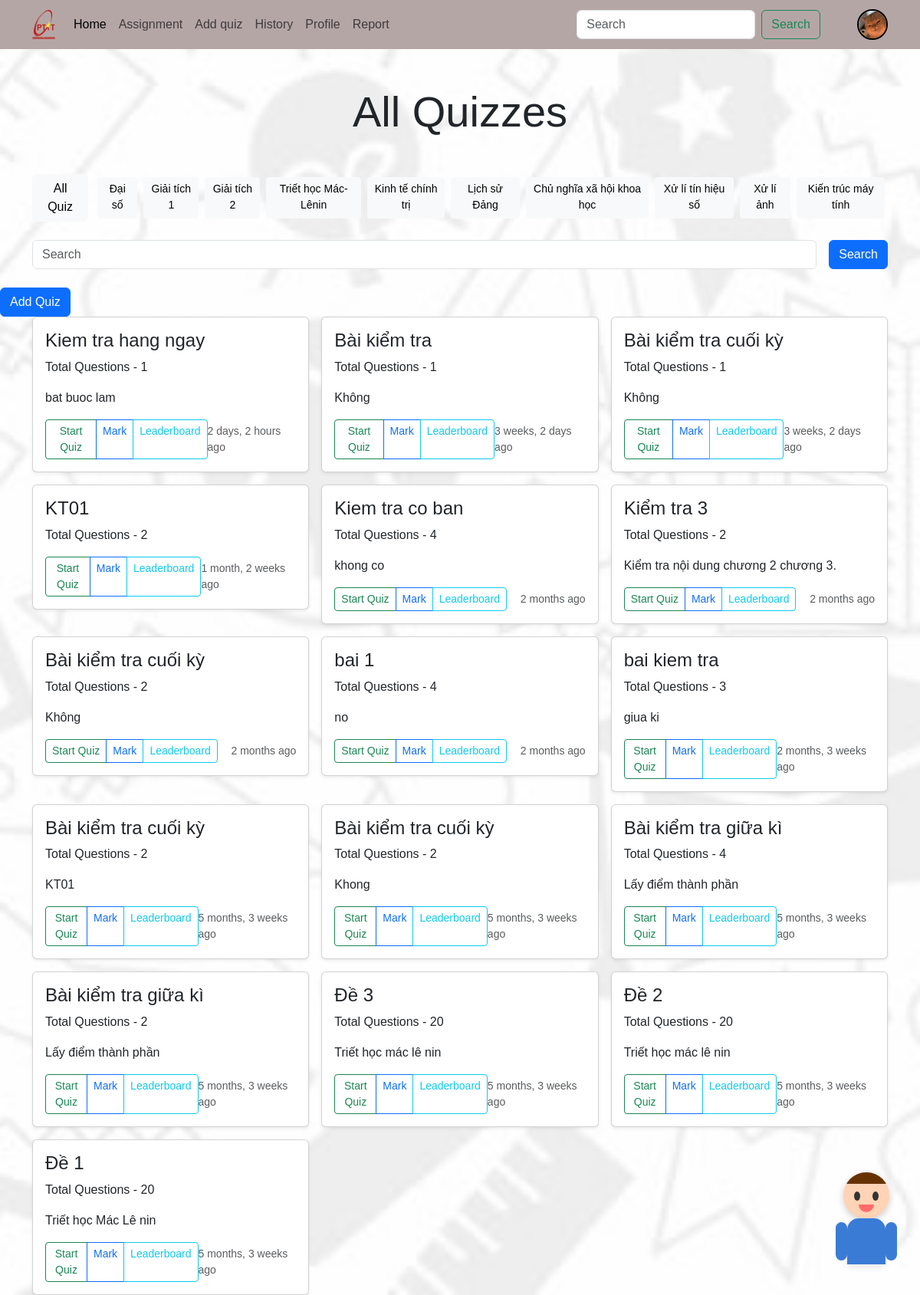
Before: /quiz/all_quiz/ (signed in) with the older database file.
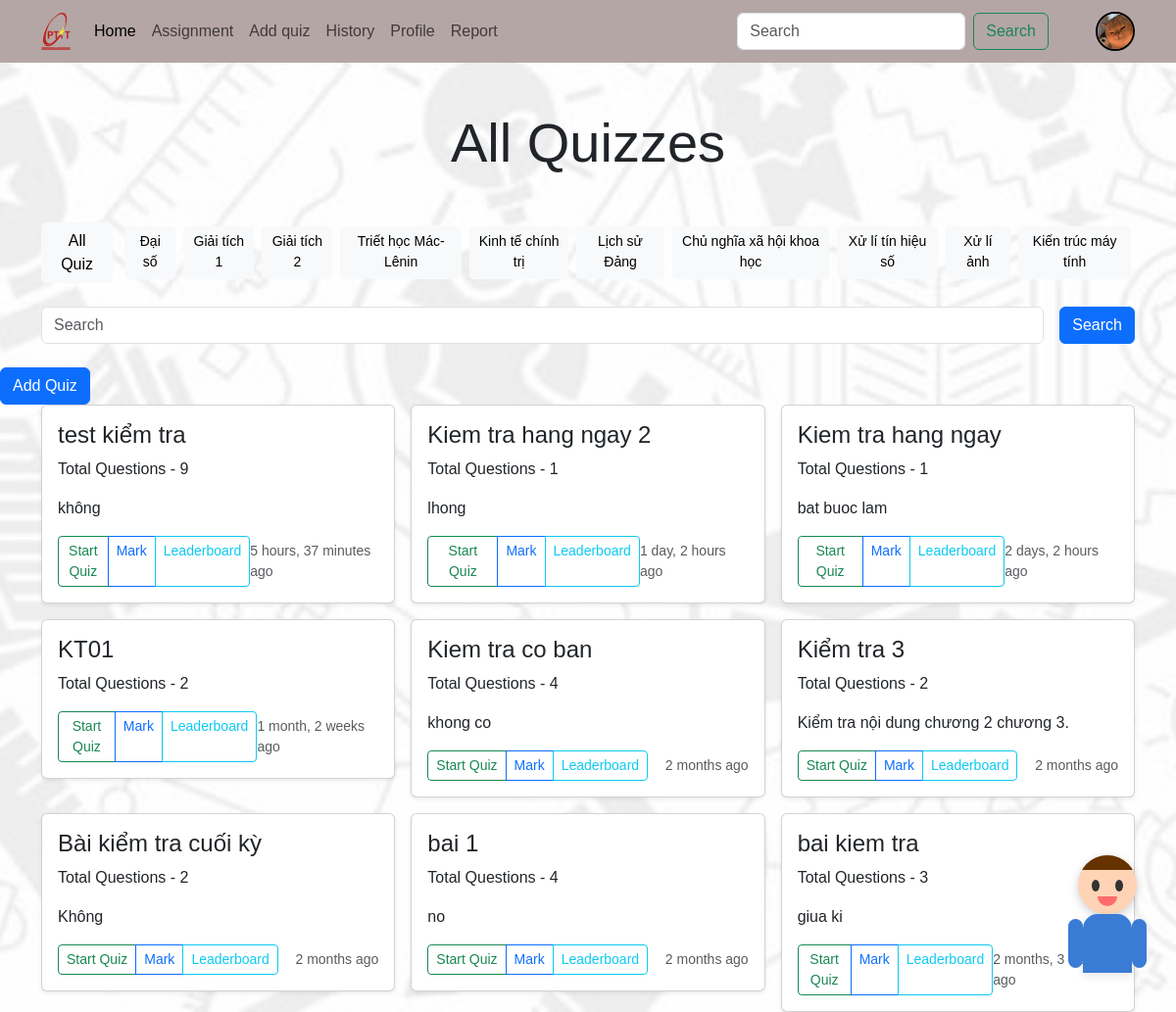
After: the same page with the newer database file.
### quiz/models.py (models this page shows, shortened)
class Category(models.Model):
    name = models.CharField(max_length=255)
    class Meta:
        verbose_name_plural = 'Categories'

class Quiz(models.Model):
    QUIZ_TYPES = [
        ('NORMAL', 'Bài kiểm tra thông thường'),
        ('PDF', 'Bài kiểm tra PDF'),
    ]
    id = models.AutoField(primary_key=True)
    title = models.CharField(max_length=255)
    description = models.TextField()
    class_id = models.ForeignKey(MyClass, on_delete=models.CASCADE, null=True, blank=True)
    category = models.ForeignKey(Category, on_delete=models.CASCADE,null=True, blank=True)
    quiz_file = models.FileField(upload_to='quiz/' , null=True, blank=True)
    quiz_type = models.CharField(max_length=10, choices=QUIZ_TYPES, default='NORMAL')
    created_at = models.DateTimeField(auto_now_add=True)
    updated_at = models.DateTimeField(auto_now=True)
    duration = models.IntegerField(default=45)
    total_questions = models.IntegerField()
    instructor = models.ForeignKey(User, on_delete=models.CASCADE,null=True, blank=True)
    active = models.BooleanField(default=False)
    class Meta:
        verbose_name_plural = 'Quizzes'

### quiz/views.py (the view)
# urls.py: path('all_quiz/', views.all_quiz_view, name='all_quiz'),
@login_required(login_url='login')
def all_quiz_view(request):
    quizzes = Quiz.objects.order_by('-created_at')
    categories = Category.objects.all()
    context = {"quizzes": quizzes, "categories": categories}
    return render(request, 'all-quiz.html', context)

### templates/all-quiz.html (shortened to what the changed rows need)
<!DOCTYPE html>
<html lang="en">
<head>
	<link href="https://cdn.jsdelivr.net/npm/bootstrap@5.3.0-alpha3/dist/css/bootstrap.min.css" rel="stylesheet"
>
		<link rel="stylesheet" href="/static/css/style.css">
	</head>
<body>
	<h1 class="display-4 text-center my-5">All Quizzes</h1>
	<div class="container">
		<div class="d-flex">
			<a href="{% url 'all_quiz' %}" class="btn btn-light me-2">All Quiz</a>
			{% for category in categories %}
			<a href="{% url 'search' category.name %}" class="btn btn-sm btn-light m-1">{{category.name}}</a>
			{% endfor %}
		</div>
	</div>
	<div class="container">
		<div class="row row-cols-1 row-cols-sm-1 row-cols-md-2 row-cols-lg-3 g-3">
			{% if quizzes|length > 0 %}
			{% for quiz in quizzes %}
			<div class="col">
				<div class="card shadow-sm">
					<div class="card-body">
						<h4>{{quiz.title}}</h4>
						<p class="card-text">Total Questions - {{ quiz.total_questions }}</p>
						<p class="card-text">{{quiz.description|truncatewords:10}}</p>
						<div class="d-flex justify-content-between align-items-center">
							<div class="btn-group">
								<a href="{%  url 'start_quiz' quiz.id %}" type="button" class="btn btn-sm btn-outline-success">Start
									Quiz</a>
								{% if request.user.is_staff %}
									<a href="{% url 'mark_quiz' quiz.id %}" type="button" class="btn btn-sm btn-outline-primary">Mark</a>
								{% endif %}
								{% if request.user.is_staff %}
									<a href="{% url 'quiz_leaderboard' quiz.id %}" type="button" class="btn btn-sm btn-outline-info">Leaderboard</a>
								{% endif %}
							</div>
							<small class="text-body-secondary">{{quiz.created_at|timesince}} ago</small>
						</div>
					</div>
				</div>
			</div>
			{% endfor %}
			{% else %}
				<div class="col-lg-12 col-md-12 col-12">
					<p class="text-center text-danger fs-5">There is no quiz available for this category or search.</p>
				</div>
			{% endif %}
		</div>
	</div>
		{% include "Components/chat_bubble.html" %}
</body>
</html>

Changed rows visible on the page:
removed Quiz: title "Bài kiểm tra", total_questions "1", description "Không", created_at "3 weeks, 2 days"
removed Quiz: title "Bài kiểm tra cuối kỳ", total_questions "1", description "Không", created_at "3 weeks, 2 days"
removed Quiz: title "Bài kiểm tra cuối kỳ", total_questions "2", description "KT01", created_at "5 months, 3 weeks"
removed Quiz: title "Bài kiểm tra cuối kỳ", total_questions "2", description "Khong", created_at "5 months, 3 weeks"
removed Quiz: title "Bài kiểm tra giữa kì", total_questions "4", description "Lấy điểm thành phần", created_at "5 months, 3 weeks"
removed Quiz: title "Bài kiểm tra giữa kì", total_questions "2", description "Lấy điểm thành phần", created_at "5 months, 3 weeks"
removed Quiz: title "Đề 3", total_questions "20", description "Triết học mác lê nin", created_at "5 months, 3 weeks"
removed Quiz: title "Đề 2", total_questions "20", description "Triết học mác lê nin", created_at "5 months, 3 weeks"
removed Quiz: title "Đề 1", total_questions "20", description "Triết học Mác Lê nin", created_at "5 months, 3 weeks"
added Quiz: title "test kiểm tra", total_questions "9", description "không", created_at "5 hours, 37 minutes"
added Quiz: title "Kiem tra hang ngay 2", total_questions "1", description "lhong", created_at "1 day, 2 hours"
